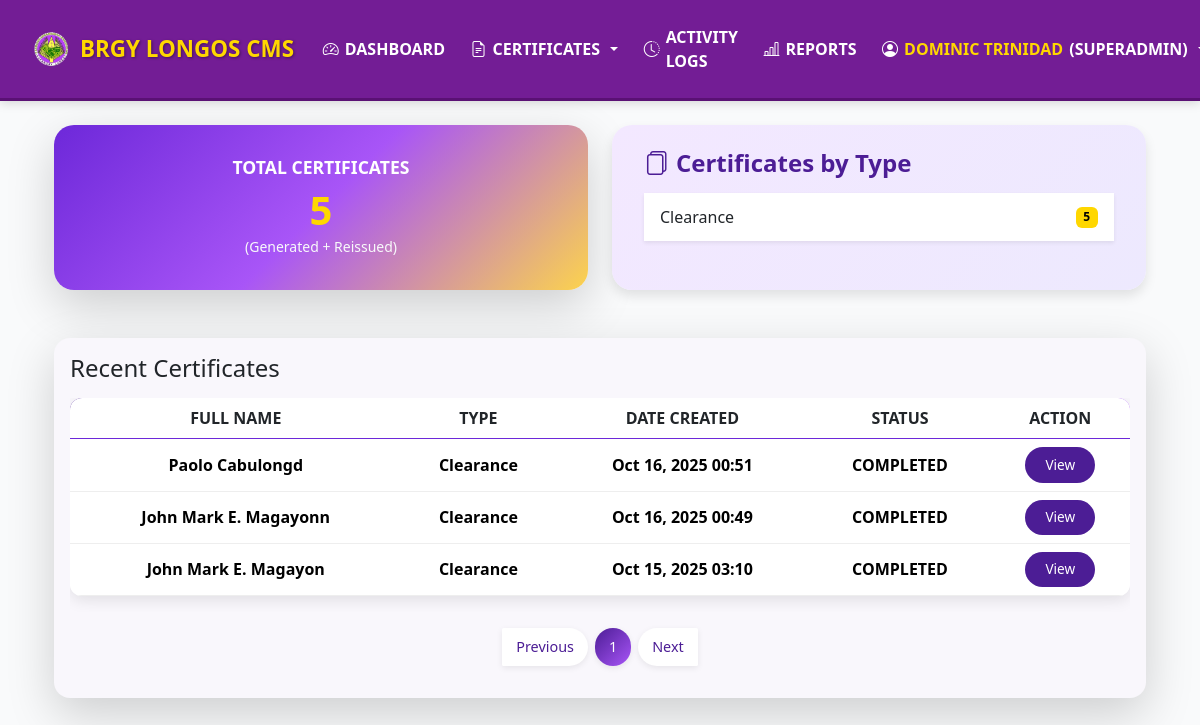
The app's page /certificates/dashboard/ (signed in), older data.
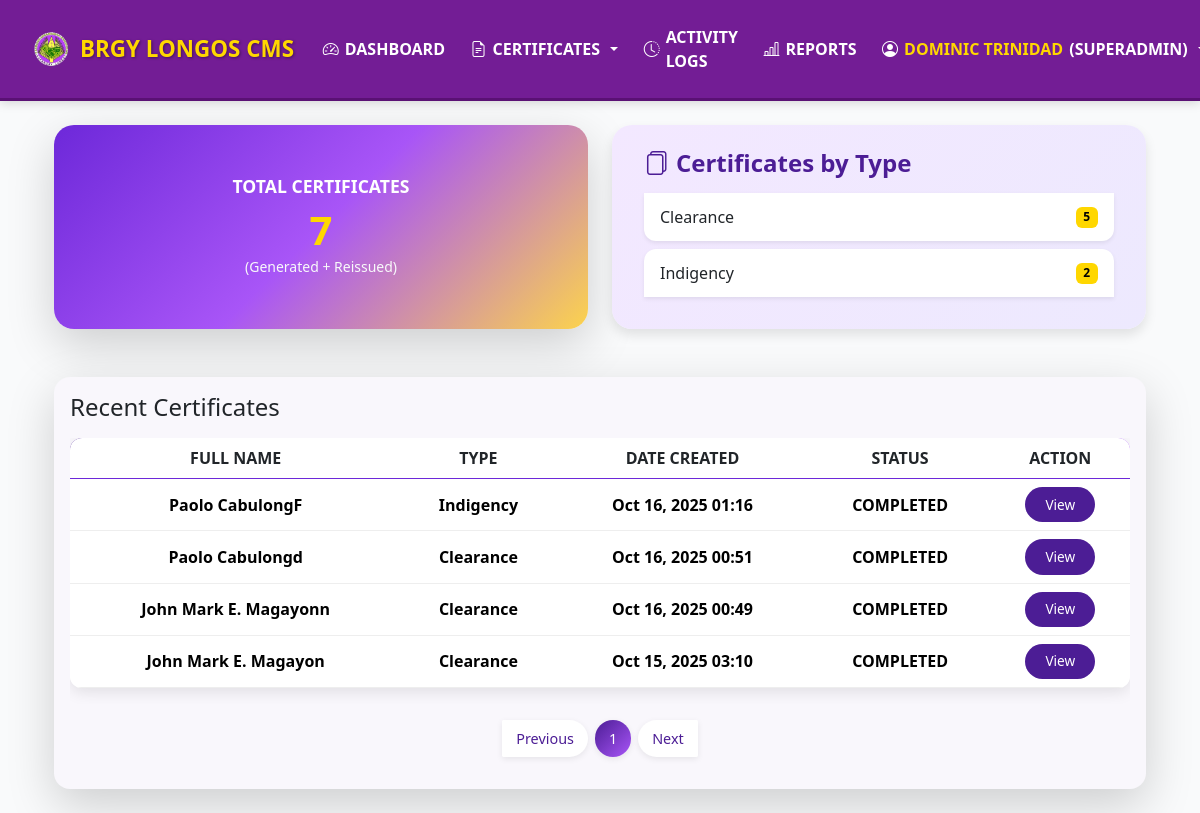
The same page, newer data.
### certificates/models.py (models this page shows, shortened)
class Certificate(models.Model):
    unique_id = models.CharField(max_length=20, unique=True, editable=False, blank=True, null=True)
    full_name = models.CharField(max_length=255, blank=True, null=True)
    address = models.CharField(max_length=255, blank=True, null=True)
    age = models.IntegerField(blank=True, null=True)
    occupation = models.CharField(max_length=255, blank=True, null=True)
    purpose = models.CharField(max_length=255, blank=True, null=True)
    resident_since = models.CharField(max_length=50, blank=True, null=True)
    document_type = models.CharField(max_length=50, choices=DOCUMENT_CHOICES, default="residency")
    status = models.CharField(max_length=50, choices=STATUS_CHOICES, default="PENDING")
    generated_docx = models.FileField(upload_to="generated/docx/", blank=True, null=True)
    generated_pdf = models.FileField(upload_to="generated/pdf/", blank=True, null=True)
    verification_token = models.UUIDField(default=uuid.uuid4, editable=False)
    expiration_date = models.DateTimeField(blank=True, null=True)
    created_at = models.DateTimeField(auto_now_add=True)
    reissue_date = models.DateTimeField(blank=True, null=True)
    reissued = models.BooleanField(default=False)

### certificates/decorators.py (the view)
        def wrapper(request, *args, **kwargs):
            if not request.user.is_authenticated:
                messages.error(request, "Please log in first.")
                return redirect('certificates:login')  # Namespaced URL
            if hasattr(request.user, 'profile'):
                role = request.user.profile.role
            else:
                role = 'staff'
            if request.user.is_superuser or role in allowed_roles:
                return view_func(request, *args, **kwargs)
            messages.error(request, "You don't have permission to access this page.")
            return redirect('certificates:dashboard')  # Namespaced URL

### certificates/templates/certificates/dashboard.html (shortened to what the changed rows need)
{% extends "certificates/base.html" %}
{% load static %}
{% block content %}
<div class="container mt-4">
    <div class="stats-row">
        <div class="stat-card shadow-lg total-card">
            <div class="card-body text-center">
                <h4 class="card-title">TOTAL CERTIFICATES</h4>
                <span class="display-3 fw-bold text-yellow">{{ total_certs|default:"0" }}</span>
                <div><small class="text-light">(Generated + Reissued)</small></div>
            </div>
        </div>
        <div class="type-card">
            <div class="card-body">
                <ul class="list-group list-group-flush">
                    {% for c in cert_counts %}
                        <li class="list-group-item d-flex justify-content-between align-items-center shadow-sm">
                            <span>{{ c.document_type|title }}</span>
                            <span class="badge bg-yellow">{{ c.total }}</span>
                        </li>
                    {% empty %}
                        <li class="list-group-item">No certificates yet.</li>
                    {% endfor %}
                </ul>
            </div>
        </div>
    </div>
    <div class="card mt-5 shadow-lg rounded-4 recent-card">
        <div class="card-body">
            <div class="table-responsive">
                <table class="table table-hover align-middle">
                    <thead>
                        <tr>
                            <th class="text-center">Full Name</th>
                            <th class="text-center">Type</th>
                            <th class="text-center">Date Created</th>
                            <th class="text-center">Status</th>
                            <th class="text-center">Action</th>
                        </tr>
                    </thead>
                    <tbody>
                        {% for cert in recent_certs %}
                            <tr>
                                <td class="text-center">{{ cert.full_name }}</td>
                                <td class="text-center">{{ cert.document_type|title }}</td>
                                <td class="text-center">{{ cert.created_at|date:"M d, Y H:i" }}</td>
                                <td class="text-center">{{ cert.status|upper }}</td>
                                <td class="text-center">
                                    <a href="{% url 'certificates:certificate_detail' cert.pk %}" class="btn btn-sm btn-violet">View</a>
                                </td>
                            </tr>
                        {% empty %}
                            <tr><td colspan="5" class="text-center">No recent certificates.</td></tr>
                        {% endfor %}
                    </tbody>
                </table>
            </div>
            <div class="d-flex justify-content-center mt-3">
                <nav aria-label="Page navigation">
                    <ul class="pagination pagination-sm custom-pagination">
                        {% for num in recent_certs.paginator.page_range %}
                            {% if num == 1 or num == recent_certs.paginator.num_pages or num >= recent_certs.number|add:-2 and num <= recent_certs.number|add:2 %}
                                <li class="page-item {% if recent_certs.number == num %}active{% endif %}">
                                    <a class="page-link" href="?page={{ num }}">{{ num }}</a>
                                </li>
                            {% elif num == recent_certs.number|add:-3 or num == recent_certs.number|add:3 %}
                                <li class="page-item disabled"><span class="page-link">…</span></li>
                            {% endif %}
                        {% endfor %}
                    </ul>
                </nav>
            </div>
        </div>
    </div>
</div>
{% endblock %}

Row changes from the older to the newer data that the page shows:
added Certificate: full_name "Paolo CabulongF", document_type "Indigency", created_at "Oct 16, 2025 01:16", status "COMPLETED"
Text that changed along with them:
{{ total_certs|default:"0" }}: "5" → "7"
new list line: "Indigency 2"
